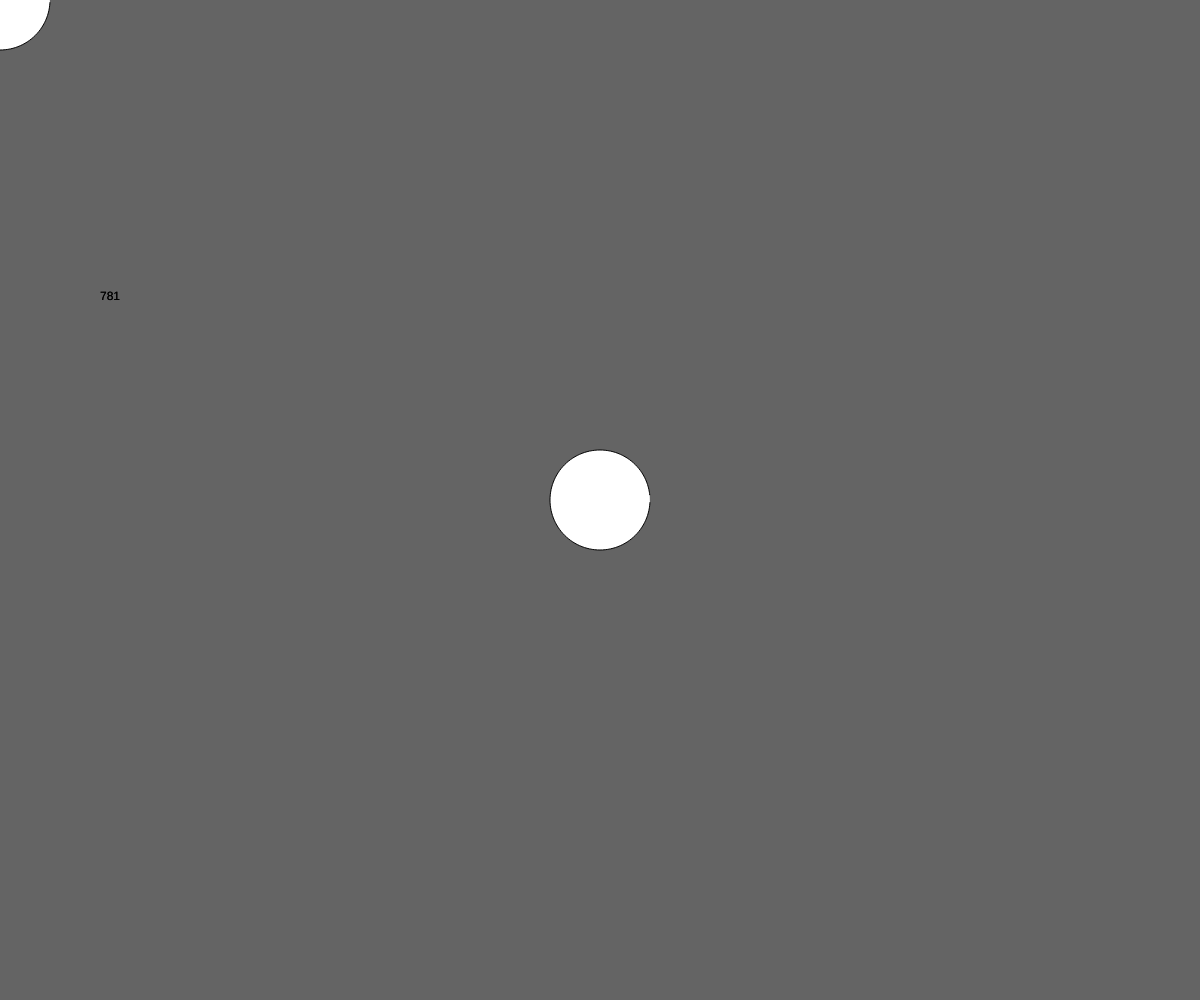
Frame 1 (no input)
Frame 60 (no input): identical to frame 1, image omitted
Frame 120 (the mouse pressed at the canvas centre since frame 60): blank canvas, image omitted

The p5.js sketch that drew this single still picture (run headless with seeded random() and noise() and a simulated clock; from frame 60 on, the mouse is pressed at the canvas centre):

// p5.js sketch
// ── sketch.js
var points = []
var pointAmount = 20;
var size = 20;
var s;
var c;
function setup() {
  createCanvas(windowWidth, windowHeight);
  s = new shape(mouseX,mouseY,50,120);
  c = new shape(width/2,height/2,50,120);
}

function draw() {
  background(100);
  
  s.update(mouseX,mouseY,c);
  s.draw();
  
  c.update(width/2,height/2,s);
  c.draw();
  
  
  
  
}

class shape
{
  constructor(x,y,size,detail)
  {
    this.ax = x;
    this.ay = y;
    this.size = size;
    this.points = [];
    this.detail = detail
  }
  
  //r = (1/r^2)^2
  //(x−x0)^2+(y−y0)^2=r^2
  update(x,y, other)
  {
    this.ax = x;
    this.ay = y;
    this.points = [];
    for (var i = 0; i < TWO_PI; i+=TWO_PI/this.detail)
    {
      var cx = (x+cos(i)*this.size);
      var cy = (y+sin(i)*this.size);
      
      var angle = atan2(cy-other.ay,cx-other.ax)
      var r = distance(cx,cy,other.ax,other.ay)
      var offset = sq(1/sq(r))
      offset *= 1000000000
      offset = constrain(offset,0,r)
      
      
      var f = distance(cx,cy,this.ax,this.ay)
      
      
      
      cx = cx - cos(angle)*(offset)
      cy = cy - sin(angle)*(offset)
      
      
      
      
      
     
      
      
      this.points.push([cx,cy]);
    }
    text(round(distance(this.ax,this.ay,other.ax,other.ay)),100,300)
  }
  
  draw()
  {
    beginShape();
    for (var i = 0; i < this.points.length; i++)
    {
      curveVertex(this.points[i][0],this.points[i][1])
    }
    endShape()
    
  }
}



function distance(x1,y1,x2,y2)
{
  var distance = Math.sqrt(Math.pow(x2-x1,2)+Math.pow(y2-y1,2));
  return distance;
}
